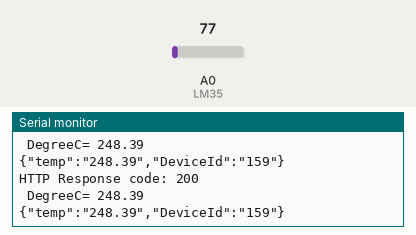
Bench run of a program on a simulated ESP8266 (NodeMCU). Parts: the last lines printed to the serial monitor. The test bench sets the inputs (shaded band); at power-on: A0 (LM35) = 77. WiFi joins after 1.5 s; servers stay silent unless stated; uploads are accepted with an empty reply.

Above: at 2.7 s.
2.8 s: A0 (LM35) set to 92
At 2.96 s:
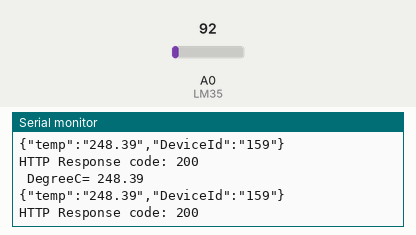
4.3 s: A0 (LM35) set to 107
At 4.46 s:
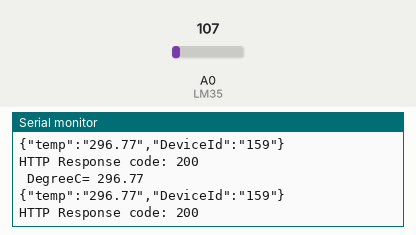
Timing chart, 0 to 7.3 s (numbered marks = the images above; inputs shaded):
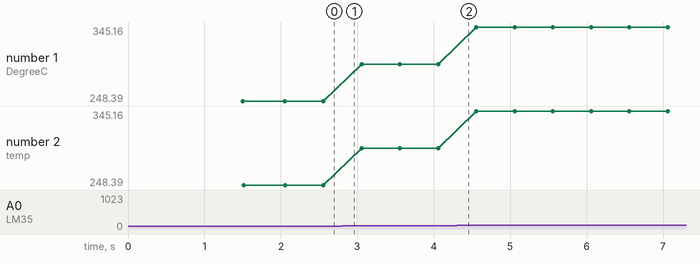

The program:

main.cpp
```cpp
#include <Arduino.h>
#include <ESP8266WiFi.h>
#include <ESP8266HTTPClient.h>
#include <WiFiClient.h>
#include <ArduinoJson.h>
#include "LM35.h"

//wifi credentials
const char *ssid = "SLT-ADSLAF3498";
const char *password = "0312237546";
//server
const char* serverName ="http://192.168.1.103:3000/hardware/datapath";
//demo data
String DeviceId = "159";

void setup() {
  Serial.begin(9600);
  measure_temp_init();
  //connect to wifi network
  WiFi.begin(ssid, password);
  Serial.println("Connecting");
  while(WiFi.status() != WL_CONNECTED) {
    delay(500);
    Serial.print(".");
  }
  Serial.println("");
  Serial.print("Connected to WiFi network with IP Address: ");
  Serial.println(WiFi.localIP());

}

void loop() {
    //temperature reaing
    float temperature = take_readings();
    String temp="";
    temp.concat(temperature);

    if(WiFi.status()== WL_CONNECTED){

      //creating a json object
      StaticJsonDocument<200> jsonBuffer;
      jsonBuffer["temp"] = temp ;
      jsonBuffer["DeviceId"] = DeviceId;
      char JSONmessage[300];
      serializeJson(jsonBuffer,JSONmessage);

      //server start
      HTTPClient http;
      http.begin(serverName);
      http.addHeader("Content-Type", "application/json");

      // Send HTTP POST request
      Serial.println(JSONmessage);
      int httpResponseCode = http.POST(JSONmessage);
      Serial.print(http.getString());
      Serial.print("HTTP Response code: ");
      Serial.println(httpResponseCode);

      //end
      http.end();
      delay(300);
    }
    else {
      Serial.println("WiFi Disconnected");
    }
}
```

Buzzer.cpp
```cpp
#include <Arduino.h>
#include <Wire.h>
#include "Buzzer.h"

int buzzer = D5 ;
void initialize_Buzzer(){
    pinMode (buzzer, OUTPUT) ;
}

void  send_Alert(){
      digitalWrite (buzzer, HIGH) ;
      delay(500); ;
      digitalWrite (buzzer, LOW) ;
      delay(5000); ;
}
```

Buzzer.h
```cpp
void initialize_Buzzer();
void send_Alert();
```

LM35.cpp
```cpp
#include "LM35.h"
#include <Arduino.h> /* we need arduino functions to implement this */

int temp;
int LM35= A0;
float tempC;
float vref = 3.3;
float resolution = vref / 1023;


void measure_temp_init() {
    pinMode(LM35,INPUT);
}

float take_readings(){
    temp=analogRead(LM35);
    tempC = temp * resolution*1000;
    Serial.print(" DegreeC= ");
    Serial.print(tempC);
    Serial.print("\n");
    return tempC;
}
```

LM35.h
```cpp
void measure_temp_init();

float take_readings();
```

Power_Alert.cpp
```cpp
#include <Arduino.h>
#include <Wire.h>
#include "Power_Alert.h"

int LED1  = D6;
int LED2  = D7;

void initialize_LEDs(){
    pinMode(LED1, OUTPUT);
    pinMode(LED2, OUTPUT);
}

void  Low_Battery_Alert(){
    digitalWrite(LED2, HIGH);
}

void Indicate_Charging(){
    digitalWrite(LED1, HIGH);
}
```

Power_Alert.h
```cpp
void initialize_LEDs();

void Low_Battery_Alert();
void Indicate_Charging();
```

Measured:
- plotted number 1: 248.39 → 296.77 after the input at 2.8 s, 296.77 → 345.16 after the input at 4.3 s
- plotted number 2: 248.39 → 296.77 after the input at 2.8 s, 296.77 → 345.16 after the input at 4.3 s
